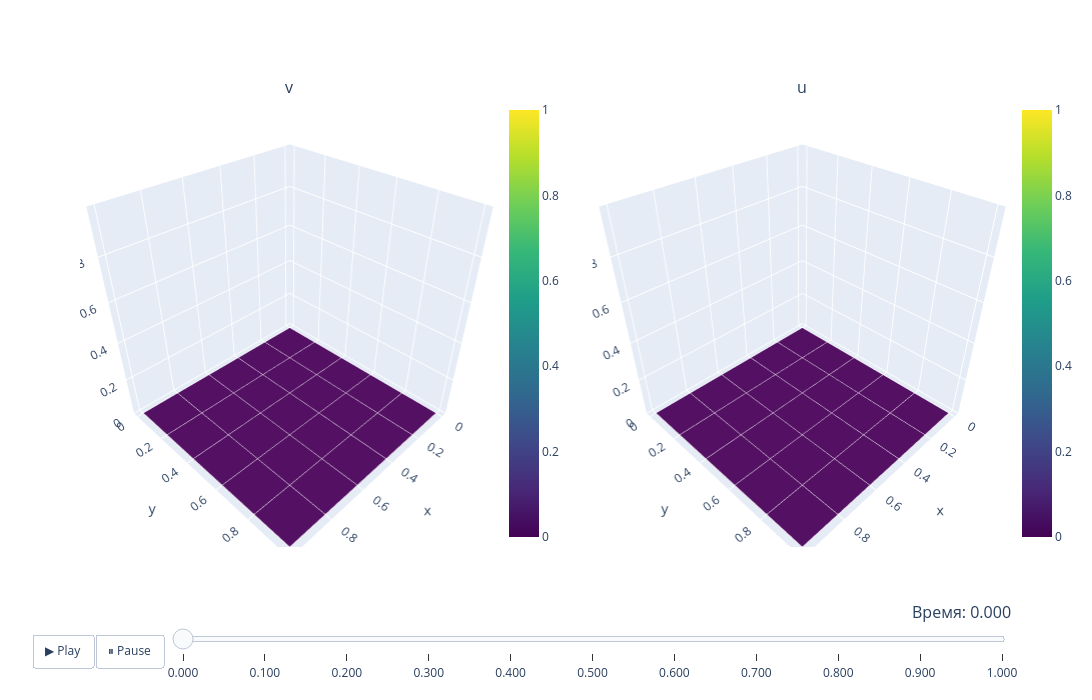

Notebook code for this chart:
### Markdown cell above
### Поверхности

### Code cell
z_min = min(v.min(), u_exact.min())
z_max = max(v.max(), u_exact.max())

fig = make_subplots(
    rows=1, cols=2, 
    subplot_titles=("v", "u"),
    specs=[[{"type": "surface"}, {"type": "surface"}]]
)

trace_numeric = go.Surface(
    x=x, y=y, z=v[:, :, 0].T, 
    cmin=z_min, cmax=z_max, colorscale='Viridis', colorbar=dict(x=0.45)
)
trace_exact = go.Surface(
    x=x, y=y, z=u_exact[:, :, 0].T,
    cmin=z_min, cmax=z_max, colorscale='Viridis', colorbar=dict(x=1.0)
)

fig.add_trace(trace_numeric, row=1, col=1)
fig.add_trace(trace_exact, row=1, col=2)

frames = []
for k in range(len(t)):
    frames.append(
        go.Frame(
            data=[
                go.Surface(z=v[:, :, k].T),
                go.Surface(z=u_exact[:, :, k].T)
            ],
            name=f"t = {t[k]:.3f}"
        )
    )

fig.frames = frames

updatemenus = [
    {
        "buttons": [
            {
                "args": [None, {"frame": {"duration": 200, "redraw": True}, "fromcurrent": True}],
                "label": "▶ Play",
                "method": "animate"
            },
            {
                "args": [[None], {"frame": {"duration": 0, "redraw": True}, "mode": "immediate", "transition": {"duration": 0}}],
                "label": "⏸ Pause",
                "method": "animate"
            }
        ],
        "direction": "left",
        "pad": {"r": 10, "t": 87},
        "showactive": False,
        "type": "buttons",
        "x": 0.1,
        "xanchor": "right",
        "y": 0,
        "yanchor": "top"
    }
]

sliders = [
    {
        "active": 0,
        "yanchor": "top",
        "xanchor": "left",
        "currentvalue": {
            "font": {"size": 16},
            "prefix": "Время: ",
            "visible": True,
            "xanchor": "right"
        },
        "transition": {"duration": 100, "easing": "cubic-in-out"},
        "pad": {"b": 10, "t": 50},
        "len": 0.9,
        "x": 0.1,
        "y": 0,
        "steps": [
            {
                "args": [[f"t = {t[k]:.3f}"], {"frame": {"duration": 100, "redraw": True}, "mode": "immediate"}],
                "label": f"{t[k]:.3f}",
                "method": "animate"
            } for k in range(len(t))
        ]
    }
]

scene_config = dict(
    xaxis=dict(title='x'),
    yaxis=dict(title='y'),
    zaxis=dict(title='u', range=[z_min, z_max])
)

fig.update_layout(
    updatemenus=updatemenus,
    sliders=sliders,
    width=1200,
    height=700,
    scene=scene_config,
    scene2=scene_config 
)

fig.show()

### Figure 1 — Plotly figure (JSON) as saved in the notebook; plotly's stock layout.template omitted (floating-point values rounded to 4 significant figures)
{"data": [{"cmax": 1, "cmin": 0, "colorbar": {"x": 0.45}, "colorscale": [[0, "#440154"], [0.1111, "#482878"], [0.2222, "#3e4989"], [0.3333, "#31688e"], [0.4444, "#26828e"], [0.5556, "#1f9e89"], [0.6667, "#35b779"], [0.7778, "#6ece58"], [0.8889, "#b5de2b"], [1, "#fde725"]], "scene": "scene", "type": "surface", "x": [0.0, 0.1, 0.2, 0.3, 0.4, 0.5, 0.6, 0.7, 0.8, 0.9, 1.0], "y": [0.0, 0.1, 0.2, 0.3, 0.4, 0.5, 0.6, 0.7, 0.8, 0.9, 1.0], "z": [[0.0, 0.0, 0.0, 0.0, 0.0, 0.0, 0.0, 0.0, 0.0, 0.0, 0.0], [0.0, 0.0, 0.0, 0.0, 0.0, 0.0, 0.0, 0.0, 0.0, 0.0, 0.0], [0.0, 0.0, 0.0, 0.0, 0.0, 0.0, 0.0, 0.0, 0.0, 0.0, 0.0], [0.0, 0.0, 0.0, 0.0, 0.0, 0.0, 0.0, 0.0, 0.0, 0.0, 0.0], [0.0, 0.0, 0.0, 0.0, 0.0, 0.0, 0.0, 0.0, 0.0, 0.0, 0.0], [0.0, 0.0, 0.0, 0.0, 0.0, 0.0, 0.0, 0.0, 0.0, 0.0, 0.0], [0.0, 0.0, 0.0, 0.0, 0.0, 0.0, 0.0, 0.0, 0.0, 0.0, 0.0], [0.0, 0.0, 0.0, 0.0, 0.0, 0.0, 0.0, 0.0, 0.0, 0.0, 0.0], [0.0, 0.0, 0.0, 0.0, 0.0, 0.0, 0.0, 0.0, 0.0, 0.0, 0.0], [0.0, 0.0, 0.0, 0.0, 0.0, 0.0, 0.0, 0.0, 0.0, 0.0, 0.0], [0.0, 0.0, 0.0, 0.0, 0.0, 0.0, 0.0, 0.0, 0.0, 0.0, 0.0]]}, {"cmax": 1, "cmin": 0, "colorbar": {"x": 1}, "colorscale": [[0, "#440154"], [0.1111, "#482878"], [0.2222, "#3e4989"], [0.3333, "#31688e"], [0.4444, "#26828e"], [0.5556, "#1f9e89"], [0.6667, "#35b779"], [0.7778, "#6ece58"], [0.8889, "#b5de2b"], [1, "#fde725"]], "scene": "scene2", "type": "surface", "x": [0.0, 0.1, 0.2, 0.3, 0.4, 0.5, 0.6, 0.7, 0.8, 0.9, 1.0], "y": [0.0, 0.1, 0.2, 0.3, 0.4, 0.5, 0.6, 0.7, 0.8, 0.9, 1.0], "z": [[0.0, 0.0, 0.0, 0.0, 0.0, 0.0, 0.0, 0.0, 0.0, 0.0, 0.0], [0.0, 0.0, 0.0, 0.0, 0.0, 0.0, 0.0, 0.0, 0.0, 0.0, 0.0], [0.0, 0.0, 0.0, 0.0, 0.0, 0.0, 0.0, 0.0, 0.0, 0.0, 0.0], [0.0, 0.0, 0.0, 0.0, 0.0, 0.0, 0.0, 0.0, 0.0, 0.0, 0.0], [0.0, 0.0, 0.0, 0.0, 0.0, 0.0, 0.0, 0.0, 0.0, 0.0, 0.0], [0.0, 0.0, 0.0, 0.0, 0.0, 0.0, 0.0, 0.0, 0.0, 0.0, 0.0], [0.0, 0.0, 0.0, 0.0, 0.0, 0.0, 0.0, 0.0, 0.0, 0.0, 0.0], [0.0, 0.0, 0.0, 0.0, 0.0, 0.0, 0.0, 0.0, 0.0, 0.0, 0.0], [0.0, 0.0, 0.0, 0.0, 0.0, 0.0, 0.0, 0.0, 0.0, 0.0, 0.0], [0.0, 0.0, 0.0, 0.0, 0.0, 0.0, 0.0, 0.0, 0.0, 0.0, 0.0], [0.0, 0.0, 0.0, 0.0, 0.0, 0.0, 0.0, 0.0, 0.0, 0.0, 0.0]]}], "layout": {"annotations": [{"font": {"size": 16}, "showarrow": false, "text": "v", "x": 0.225, "xanchor": "center", "xref": "paper", "y": 1, "yanchor": "bottom", "yref": "paper"}, {"font": {"size": 16}, "showarrow": false, "text": "u", "x": 0.775, "xanchor": "center", "xref": "paper", "y": 1, "yanchor": "bottom", "yref": "paper"}], "height": 700, "scene": {"domain": {"x": [0, 0.45], "y": [0, 1]}, "xaxis": {"title": {"text": "x"}}, "yaxis": {"title": {"text": "y"}}, "zaxis": {"range": [0, 1], "title": {"text": "u"}}}, "scene2": {"domain": {"x": [0.55, 1], "y": [0, 1]}, "xaxis": {"title": {"text": "x"}}, "yaxis": {"title": {"text": "y"}}, "zaxis": {"range": [0, 1], "title": {"text": "u"}}}, "sliders": [{"active": 0, "currentvalue": {"font": {"size": 16}, "prefix": "Время: ", "visible": true, "xanchor": "right"}, "len": 0.9, "pad": {"b": 10, "t": 50}, "steps": [{"args": [["t = 0.000"], {"frame": {"duration": 100, "redraw": true}, "mode": "immediate"}], "label": "0.000", "method": "animate"}, {"args": [["t = 0.100"], {"frame": {"duration": 100, "redraw": true}, "mode": "immediate"}], "label": "0.100", "method": "animate"}, {"args": [["t = 0.200"], {"frame": {"duration": 100, "redraw": true}, "mode": "immediate"}], "label": "0.200", "method": "animate"}, {"args": [["t = 0.300"], {"frame": {"duration": 100, "redraw": true}, "mode": "immediate"}], "label": "0.300", "method": "animate"}, {"args": [["t = 0.400"], {"frame": {"duration": 100, "redraw": true}, "mode": "immediate"}], "label": "0.400", "method": "animate"}, {"args": [["t = 0.500"], {"frame": {"duration": 100, "redraw": true}, "mode": "immediate"}], "label": "0.500", "method": "animate"}, {"args": [["t = 0.600"], {"frame": {"duration": 100, "redraw": true}, "mode": "immediate"}], "label": "0.600", "method": "animate"}, {"args": [["t = 0.700"], {"frame": {"duration": 100, "redraw": true}, "mode": "immediate"}], "label": "0.700", "method": "animate"}, {"args": [["t = 0.800"], {"frame": {"duration": 100, "redraw": true}, "mode": "immediate"}], "label": "0.800", "method": "animate"}, {"args": [["t = 0.900"], {"frame": {"duration": 100, "redraw": true}, "mode": "immediate"}], "label": "0.900", "method": "animate"}, {"args": [["t = 1.000"], {"frame": {"duration": 100, "redraw": true}, "mode": "immediate"}], "label": "1.000", "method": "animate"}], "transition": {"duration": 100, "easing": "cubic-in-out"}, "x": 0.1, "xanchor": "left", "y": 0, "yanchor": "top"}], "updatemenus": [{"buttons": [{"args": [null, {"frame": {"duration": 200, "redraw": true}, "fromcurrent": true}], "label": "▶ Play", "method": "animate"}, {"args": [[null], {"frame": {"duration": 0, "redraw": true}, "mode": "immediate", "transition": {"duration": 0}}], "label": "⏸ Pause", "method": "animate"}], "direction": "left", "pad": {"r": 10, "t": 87}, "showactive": false, "type": "buttons", "x": 0.1, "xanchor": "right", "y": 0, "yanchor": "top"}], "width": 1200}}
